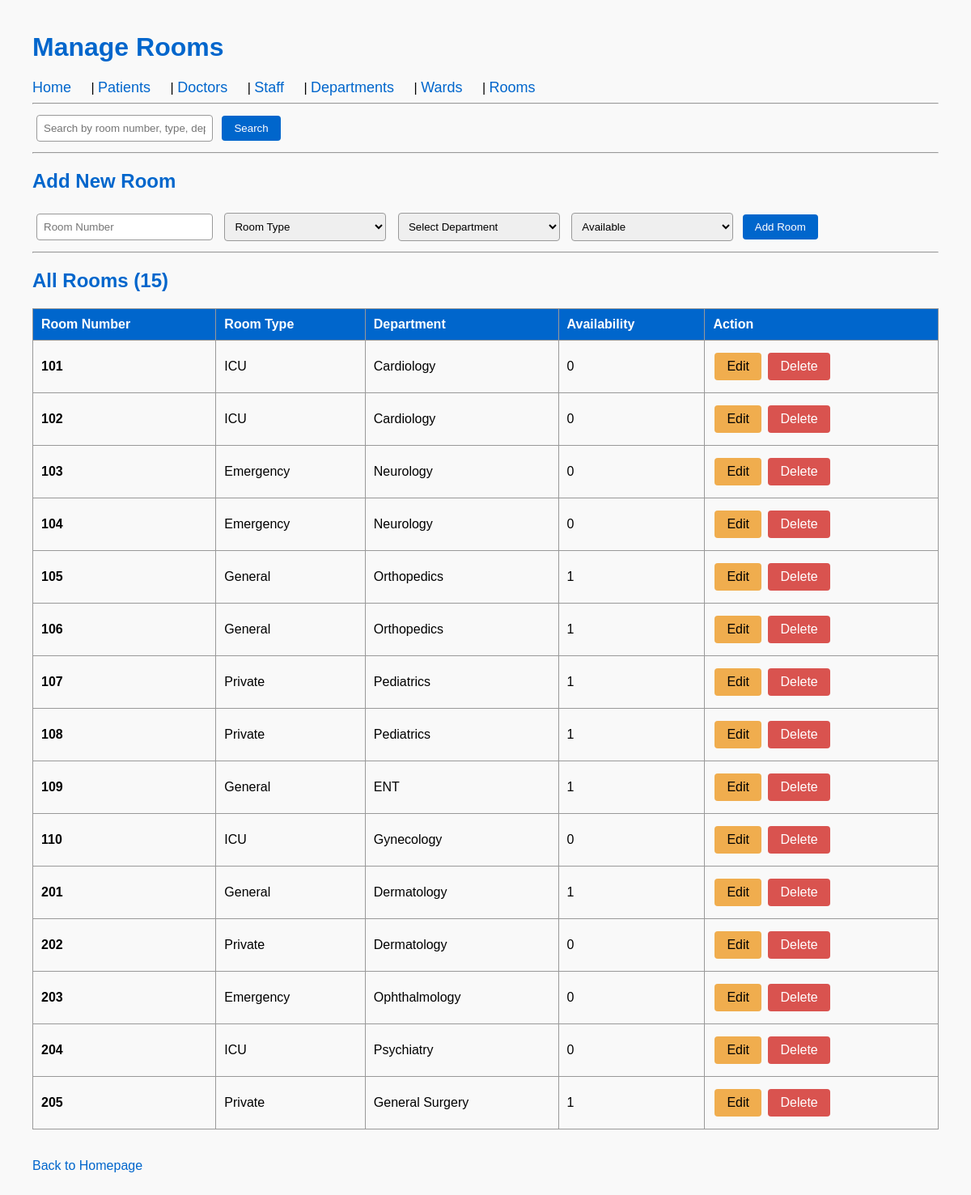
The page /hms/rooms.php on the database its author committed.
### tables this page shows
CREATE TABLE `room` (
  `room_number` int(11) NOT NULL,
  `room_type` enum('ICU','Emergency','General','Private') NOT NULL,
  `department_id` int(11) NOT NULL,
  `availability` varchar(10) DEFAULT NULL
);

CREATE TABLE `department` (
  `department_id` int(11) NOT NULL,
  `department_name` varchar(20) NOT NULL,
  `location` varchar(50) DEFAULT NULL
);

### hms/rooms.php (the view, shortened to what this page needs)
<?php
require 'db.php';
$edit = false;
$editData = null;
$search = "";
$sql = "SELECT r.*, d.department_name
        FROM room r
        LEFT JOIN department d ON r.department_id = d.department_id
        WHERE r.room_number LIKE ?
           OR r.room_type LIKE ?
           OR d.department_name LIKE ?
           OR r.availability LIKE ?
        ORDER BY r.room_number ASC";
$stmt = $pdo->prepare($sql);
$stmt->execute(["%$search%", "%$search%", "%$search%", "%$search%"]);
$rooms = $stmt->fetchAll();
?>
<!DOCTYPE html>
<html>
<head>
</head>
<body>
<h1>Manage Rooms</h1>
<div class="menu">
    <a href="index.php">Home</a> |
    <a href="patients.php">Patients</a> |
    <a href="doctors.php">Doctors</a> |
    <a href="staff.php">Staff</a> |
    <a href="departments.php">Departments</a> |
    <a href="wards.php">Wards</a> |
    <a href="rooms.php">Rooms</a>
</div>
<hr>
<form method="GET">
    <input type="text" name="search" placeholder="Search by room number, type, department..." value="<?= htmlspecialchars($search) ?>">
    <button type="submit">Search</button>
</form>
<hr>
<h2><?= $edit ? "Edit Room" : "Add New Room" ?></h2>
<form method="POST">
    <input type="number" name="room_number" placeholder="Room Number" required
           value="<?= $edit ? htmlspecialchars($editData['room_number']) : '' ?>"
           <?= $edit ? 'readonly' : '' ?>>
    <select name="room_type" required>
        <option value="">Room Type</option>
    </select>
    <select name="department_id" required>
        <option value="">Select Department</option>
    </select>
    <select name="availability" required>
        <option value="Available" <?= $edit && $editData['availability'] == "Available" ? "selected" : "" ?>>Available</option>
    </select>
    <?php if ($edit): ?>
        <button type="submit" name="update">Update Room</button>
        <a href="rooms.php" class="btn cancel-btn">Cancel</a>
    <?php else: ?>
        <button type="submit" name="add">Add Room</button>
    <?php endif; ?>
</form>
<hr>
<h2>All Rooms (<?= count($rooms) ?>)</h2>
<?php if (count($rooms) == 0): ?>
    <p>No rooms found. Add one above!</p>
<?php else: ?>
<table>
    <tr>
        <th>Room Number</th>
        <th>Room Type</th>
        <th>Department</th>
        <th>Availability</th>
        <th>Action</th>
    </tr>
    <?php foreach ($rooms as $r): ?>
    <tr>
        <td><strong><?= htmlspecialchars($r['room_number']) ?></strong></td>
        <td><?= htmlspecialchars($r['room_type']) ?></td>
        <td><?= htmlspecialchars($r['department_name'] ?? '—') ?></td>
        <td><?= htmlspecialchars($r['availability']) ?></td>
        <td>
            <a class="btn edit-btn" href="rooms.php?edit=<?= $r['room_number'] ?>">Edit</a>
            <a class="btn delete-btn" href="rooms.php?delete=<?= $r['room_number'] ?>"
               onclick="return confirm('Delete Room <?= $r['room_number'] ?> permanently?')">Delete</a>
        </td>
    </tr>
    <?php endforeach; ?>
</table>
<?php endif; ?>
<br><br>
<a href="index.php">Back to Homepage</a>
</body>
</html>

### hms/rooms.php (style rules this page uses)
body { font-family: Arial; margin: 40px; background: #f9f9f9; color: #000; }
h1, h2 { color: #0066cc; }
a { color: #0066cc; text-decoration: none; }
table { width: 100%; border-collapse: collapse; margin-top: 20px; }
th, td { border: 1px solid #999; padding: 10px; text-align: left; }
th { background: #0066cc; color: white; }
input, select { padding: 8px; margin: 5px; width: 200px; border: 1px solid #999; border-radius: 4px; }
button, .btn { padding: 8px 15px; background: #0066cc; color: white; border: none; border-radius: 4px; cursor: pointer; margin: 5px 2px; text-decoration: none; display: inline-block; }
.edit-btn { background: #f0ad4e; color: #000; }
.delete-btn { background: #d9534f; }
.menu a { margin-right: 20px; font-size: 18px; }

### rows shown on the page
room: room_number "101", room_type "ICU", department.department_name "Cardiology", availability "0"
room: room_number "102", room_type "ICU", department.department_name "Cardiology", availability "0"
room: room_number "103", room_type "Emergency", department.department_name "Neurology", availability "0"
room: room_number "104", room_type "Emergency", department.department_name "Neurology", availability "0"
room: room_number "105", room_type "General", department.department_name "Orthopedics", availability "1"
room: room_number "106", room_type "General", department.department_name "Orthopedics", availability "1"
room: room_number "107", room_type "Private", department.department_name "Pediatrics", availability "1"
room: room_number "108", room_type "Private", department.department_name "Pediatrics", availability "1"
room: room_number "109", room_type "General", department.department_name "ENT", availability "1"
room: room_number "110", room_type "ICU", department.department_name "Gynecology", availability "0"
room: room_number "201", room_type "General", department.department_name "Dermatology", availability "1"
room: room_number "202", room_type "Private", department.department_name "Dermatology", availability "0"
room: room_number "203", room_type "Emergency", department.department_name "Ophthalmology", availability "0"
room: room_number "204", room_type "ICU", department.department_name "Psychiatry", availability "0"
room: room_number "205", room_type "Private", department.department_name "General Surgery", availability "1"

### other values the page prints
count($rooms) "15"
